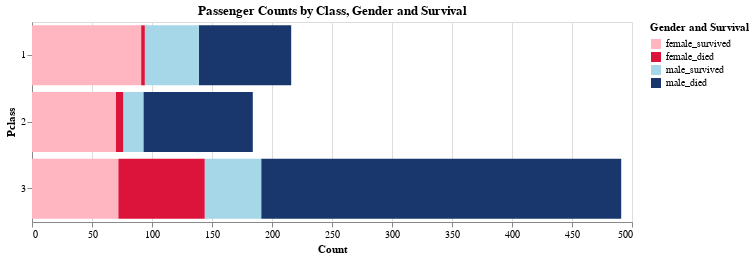

Here is the notebook cell this chart was saved with:
### Markdown cell above
## Pclass and Sex

This visualization plots the survival count on the y-axis versus the passenger class on the x-axis. The facet aspect of the chart splits the dataset between female and male passengers, allowing for an easy analysis of whether gender impacts the likelihood of survival given cabin class.

### Code cell
ap.sex_class_survival_countplot(all_df, x="Pclass", group="Survived", facet="Sex", 
                     title="Passenger Counts by Class, Gender and Survival")

### Figure 1 — Vega-Lite specification as saved in the notebook (floating-point values rounded to 4 significant figures; data arrays with more than 128 entries replaced by an {"elided": "..."} marker saying what was removed)
{"config": {"view": {"continuousWidth": 300, "continuousHeight": 300}}, "data": {"name": "data-da70b272711fdbbfd0f6d5dc2c08288c"}, "mark": {"type": "bar"}, "encoding": {"color": {"field": "Gender_Survival", "legend": {"title": "Gender and Survival"}, "scale": {"domain": ["female_survived", "female_died", "male_survived", "male_died"], "range": ["#FFB6C1", "#DC143C", "#A5D7E8", "#19376D"]}, "type": "nominal"}, "tooltip": [{"field": "Pclass", "type": "quantitative"}, {"field": "Sex", "type": "nominal"}, {"field": "Survived", "type": "quantitative"}, {"aggregate": "count", "title": "Count", "type": "quantitative"}, {"field": "Gender_Survival", "title": "Category", "type": "nominal"}], "x": {"aggregate": "count", "stack": "zero", "title": "Count", "type": "quantitative"}, "y": {"axis": {"labelAngle": 0}, "field": "Pclass", "title": "Pclass", "type": "nominal"}}, "height": 200, "params": [{"name": "param_5", "select": {"type": "interval", "encodings": ["x", "y"]}, "bind": "scales"}], "title": "Passenger Counts by Class, Gender and Survival", "width": 600, "$schema": "https://vega.github.io/schema/vega-lite/v5.20.1.json", "datasets": {"data-da70b272711fdbbfd0f6d5dc2c08288c": {"elided": "891 records"}}}
